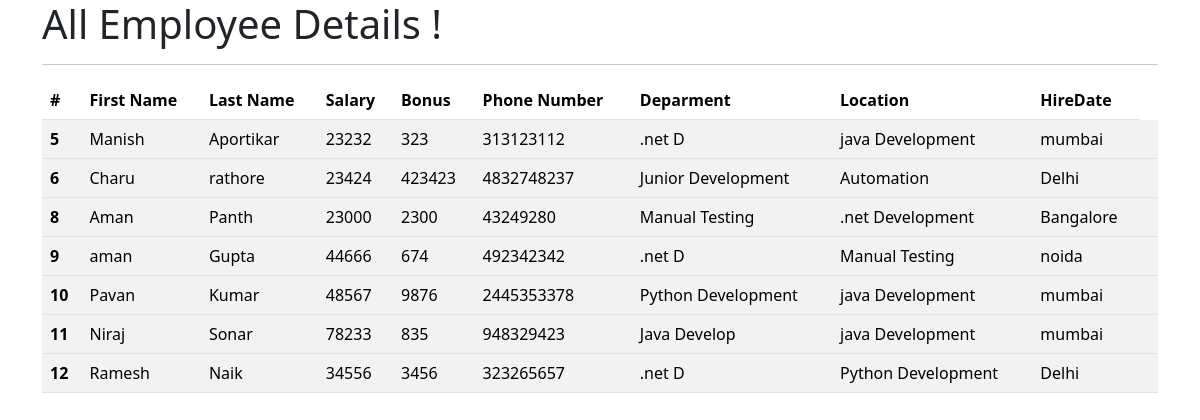
The app's page /all_emp with its own data.
### emp_app/models.py (models this page shows, shortened)
class Employee(models.Model):
    first_name = models.CharField(max_length=100,null=False)
    last_name = models.CharField(max_length=100)
    dept = models.ForeignKey(Deparment, on_delete=models.CASCADE)
    salary = models.IntegerField(default=0)
    bonus = models.IntegerField(default=0)
    role = models.ForeignKey(Role,on_delete=models.CASCADE)
    phone = models.IntegerField(default=0)
    hire_date = models.DateField()
    def __str__(self):
        return "%s %s %s "%(self.first_name,self.last_name,self.phone)
        return super().__str__()

class Role(models.Model):
    name = models.CharField(max_length=100,null=False)

class Deparment(models.Model):
    name = models.CharField(max_length=100,null=False)
    location =  models.CharField(max_length=100)

### emp_app/views.py (the view)
# urls.py: path("all_emp",views.all_emp,name="all_emp"),
def all_emp(request):
    emps = Employee.objects.all()
    context = {
        "emps":emps
    }
    print(context)
    return render(request,"view_all_emp.html",context)

### emp_app/templates/view_all_emp.html (shortened to what this page needs)
    <link rel="stylesheet" href="https://cdn.jsdelivr.net/npm/bootstrap@5.3.2/dist/css/bootstrap.rtl.min.css">
  </head>
  <body>
    <div class="container">
        <h1>All Employee Details !</h1>
        <hr>
        <table class="table table-striped">
            <thead>
              <tr>
                <th scope="col">#</th>
                <th scope="col">First Name</th>
                <th scope="col">Last Name</th>
                <th scope="col">Salary</th>
                <th scope="col">Bonus</th>
                <th scope="col">Phone Number</th>
                <th scope="col">Deparment</th>
                <th scope="col">Location</th>
                <th scope="col">HireDate</th>
              </tr>
            </thead>
                   {%for emp in emps%}
            <tbody>
              <tr>
                <th scope="row">{{emp.id}}</th>
                <td>{{emp.first_name}}</td>
                <td>{{emp.last_name}}</td>
                <td>{{emp.salary}}</td>
                <td>{{emp.bonus}}</td>
                <td>{{emp.phone}}</td>
                <td>{{emp.role.name}}</td>
                <td>{{emp.dept.name}}</td>
                <td>{{emp.dept.location}}</td>
                <td>{{emp.dept.hiredate}}</td>
              </tr>
            </tbody>
                       {%endfor%}
          </table>
    </div>
  </body>
</html>

### records on screen
Employee: id "5", first_name "Manish", last_name "Aportikar", salary "23232", bonus "323", phone "313123112", role.name ".net D", dept.name "java Development", dept.location "mumbai"
Employee: id "6", first_name "Charu", last_name "rathore", salary "23424", bonus "423423", phone "4832748237", role.name "Junior Development", dept.name "Automation", dept.location "Delhi"
Employee: id "8", first_name "Aman", last_name "Panth", salary "23000", bonus "2300", phone "43249280", role.name "Manual Testing", dept.name ".net Development", dept.location "Bangalore"
Employee: id "9", first_name "aman", last_name "Gupta", salary "44666", bonus "674", phone "492342342", role.name ".net D", dept.name "Manual Testing", dept.location "noida"
Employee: id "10", first_name "Pavan", last_name "Kumar", salary "48567", bonus "9876", phone "2445353378", role.name "Python Development", dept.name "java Development", dept.location "mumbai"
Employee: id "11", first_name "Niraj", last_name "Sonar", salary "78233", bonus "835", phone "948329423", role.name "Java Develop", dept.name "java Development", dept.location "mumbai"
Employee: id "12", first_name "Ramesh", last_name "Naik", salary "34556", bonus "3456", phone "323265657", role.name ".net D", dept.name "Python Development", dept.location "Delhi"
